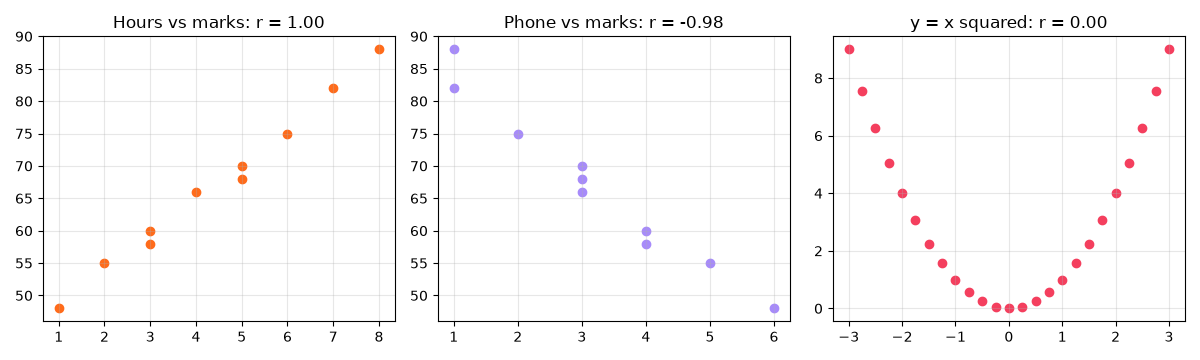

Write the Python code that produced this figure.
"""
Session 3 · Example 1: Covariance and Pearson correlation, by hand and with SciPy
-------------------------------------------------------------------------------
Do students who study more hours score higher? We compute covariance and
Pearson's r step by step, test whether r is significantly different from 0,
and draw a 3-panel chart of positive, negative and 'no linear' relationships
(session-03_correlation.png), including a curved pattern where r is near 0
even though the variables are strongly related.

Run:  python session-03_correlation.py
"""
import numpy as np
from scipy import stats
import matplotlib
matplotlib.use("Agg")
import matplotlib.pyplot as plt

hours = np.array([2, 3, 5, 1, 4, 6, 7, 3, 5, 8])            # weekly study hours
marks = np.array([55, 60, 70, 48, 66, 75, 82, 58, 68, 88])   # exam marks

# ---- Step by step -----------------------------------------------------------------
dx, dy = hours - hours.mean(), marks - marks.mean()
cov = (dx * dy).sum() / (len(hours) - 1)                       # sample covariance
r = cov / (hours.std(ddof=1) * marks.std(ddof=1))              # Pearson r = cov / (sx * sy)
print(f"mean hours = {hours.mean():.1f}, mean marks = {marks.mean():.1f}")
print(f"sum of cross-products = {(dx * dy).sum():.1f}")
print(f"covariance  = {cov:.3f}    (np.cov gives {np.cov(hours, marks)[0, 1]:.3f})")
print(f"Pearson r   = {r:.4f}   (r^2 = {r * r:.4f}: {100 * r * r:.1f}% of the variation in marks is linearly explained)")

# ---- Library + significance test --------------------------------------------------
res = stats.pearsonr(hours, marks)
t = r * np.sqrt((len(hours) - 2) / (1 - r ** 2))               # t statistic with n-2 df
print(f"scipy: r = {res.statistic:.4f}, p-value = {res.pvalue:.2e}; by hand t = {t:.2f} on {len(hours) - 2} df")

# ---- Covariance depends on units, correlation does not ----------------------------
minutes = hours * 60
print(f"\nStudy time in MINUTES: covariance = {np.cov(minutes, marks)[0, 1]:.1f} (60x bigger), "
      f"r = {np.corrcoef(minutes, marks)[0, 1]:.4f} (unchanged)")

# ---- Correlation matrix of several variables --------------------------------------
sleep = np.array([8, 7, 6, 9, 7, 6, 5, 8, 6, 5])               # hours of sleep
phone = np.array([5, 4, 3, 6, 3, 2, 1, 4, 3, 1])               # hours on phone per day
M = np.corrcoef([hours, marks, sleep, phone])
names = ["hours", "marks", "sleep", "phone"]
print("\nCorrelation matrix")
print(" " * 7 + "".join(f"{n:>8}" for n in names))
for n, row in zip(names, M):
    print(f"{n:<7}" + "".join(f"{v:>8.2f}" for v in row))

# ---- A strong but NON-linear relationship: r misses it ----------------------------
x = np.linspace(-3, 3, 25)
y = x ** 2
print(f"\ny = x^2 on [-3, 3]: Pearson r = {np.corrcoef(x, y)[0, 1]:.3f}  <- 'no LINEAR relationship', not 'no relationship'")

fig, axes = plt.subplots(1, 3, figsize=(12, 3.6))
axes[0].scatter(hours, marks, color="#FF6B1A"); axes[0].set_title(f"Hours vs marks: r = {r:.2f}")
axes[1].scatter(phone, marks, color="#A78BFA"); axes[1].set_title(f"Phone vs marks: r = {np.corrcoef(phone, marks)[0, 1]:.2f}")
axes[2].scatter(x, y, color="#F43F5E"); axes[2].set_title("y = x squared: r = 0.00")
for ax in axes:
    ax.grid(alpha=0.3)
fig.tight_layout(); fig.savefig("session-03_correlation.png", dpi=100)
print("Saved chart: session-03_correlation.png")
